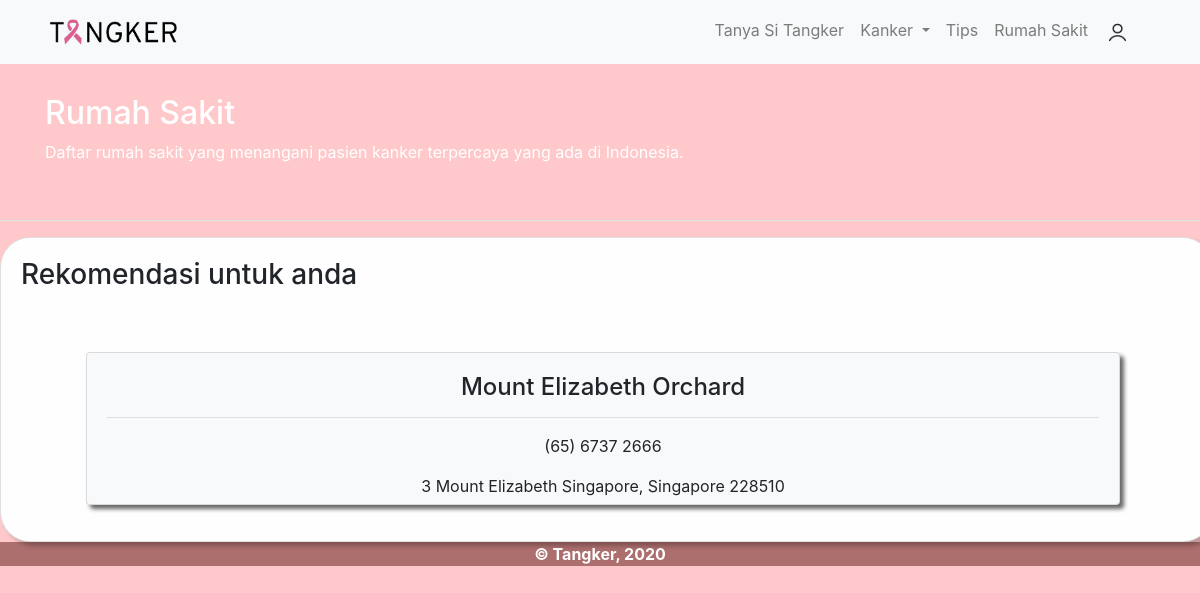
The page /index.php/welcome/rumahsakit on the database as committed earlier.
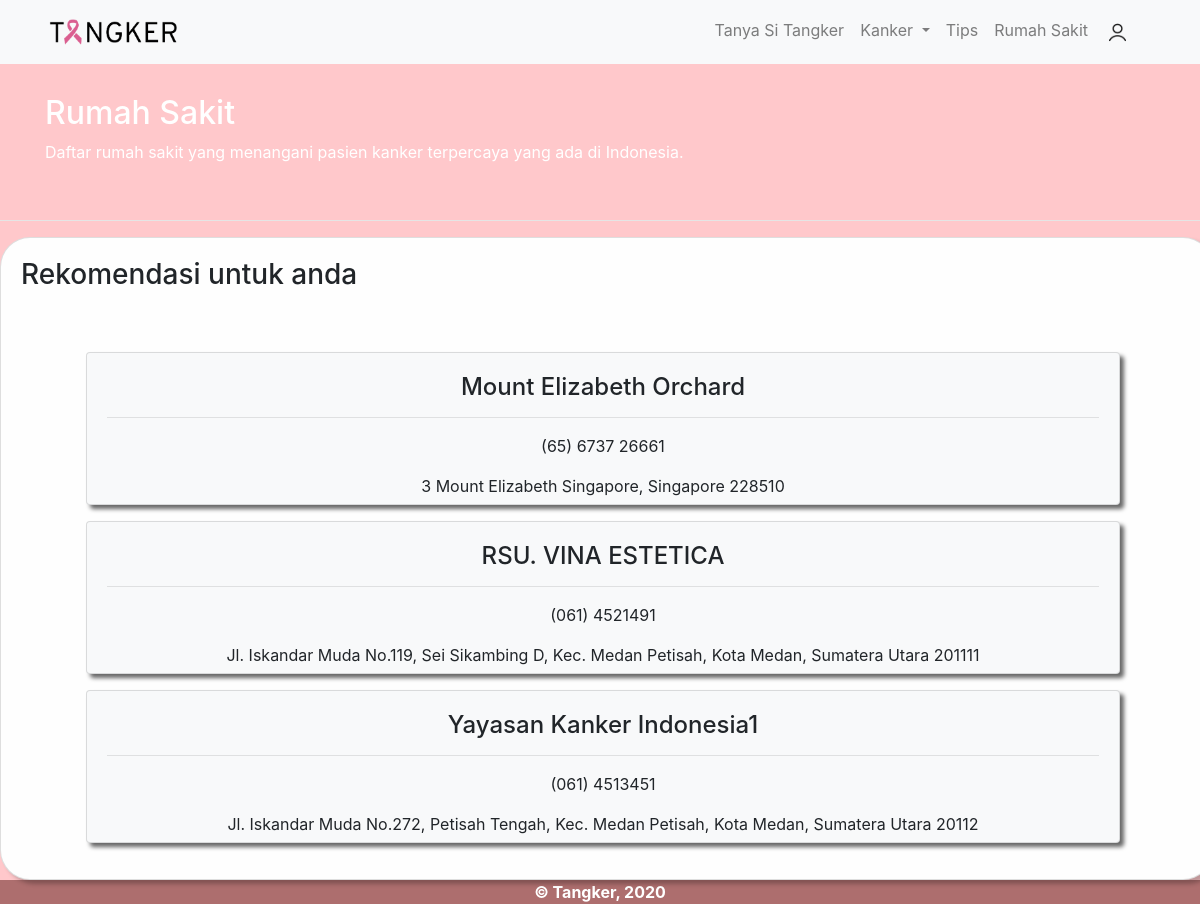
The same page on the database as committed later.
### tables this page shows
CREATE TABLE `rumahsakit` (
  `id` int(11) NOT NULL,
  `nama` varchar(128) NOT NULL,
  `nohp` varchar(128) NOT NULL,
  `alamat` varchar(128) NOT NULL
);

### application/controllers/Welcome.php (called while the page is built, shortened)
<?php
class Welcome extends CI_Controller {
	function __construct() {
		$this->load->model('M_Login');
		$this->load->helper(array('form', 'url'));
		$this->load->library('form_validation');
	}
	public function rumahsakit() {
		$this->load->model('M_RumahSakit');
		$data['result'] = $this->M_RumahSakit->getAllData();
		$this->load->view('users/header');
		$this->load->view('users/listrumahsakit', $data);
	}
}

### index.php (called while the page is built, shortened)
<?php
require_once BASEPATH.'core/CodeIgniter.php';

### application/models/M_RumahSakit.php (called while the page is built, shortened)
<?php
class M_RumahSakit extends CI_Model {
	function getAllData() {
		$query = $this->db->query('SELECT * FROM rumahsakit');
		return $query->result();
	}
}

### application/views/users/listrumahsakit.php (the view, shortened to what this page needs)
<!doctype html>
<html lang="en">
  <head>
  </head>
  <body>
      <div class="container">
        <div class="awalan">
          <h2>Rumah Sakit</h2>
          <p>Daftar rumah sakit yang menangani pasien kanker terpercaya yang ada di Indonesia.</p>
        </div>
      </div><br><hr color="white">
  <center>
      <div class="card main-card text-center">
        <div class="card-body">
            <h3 class="card-title text-left">Rekomendasi untuk anda</h3><br><br>
            <?php foreach($result as $row) {?>
            <div class="row">
                <div class="col">
                    <div class="card card-isi bg-light mb-3">
                            <div class="card-body text-center">
                              <h4 class="card-title"><?php echo $row->nama; ?></h4><hr>
                              <p class="card-text"><?php echo $row->nohp; ?></p>
                              <p><?php echo $row->alamat; ?></p>
                            </div>
                    </div>
                </div>
            </div>
            <?php } ?>
        </div>
      </div>
  </center>
      <footer style="background-color: rgb(173, 110, 110); color: white;" class="main-footer text-center">
        <strong> &copy Tangker, 2020</strong>
      </footer>
  </body>
</html>

### application/views/users/header.php (shortened to what this page needs)
<!doctype html>
<html lang="en">
  <head>
    <link rel="stylesheet" href="https://stackpath.bootstrapcdn.com/bootstrap/4.4.1/css/bootstrap.min.css">
  </head>
  <body>
    <nav class="navbar navbar-expand-lg navbar-light bg-light">
      <div class="container">
      <a class="navbar-brand" href="<?= base_url();?>index.php/welcome/index"><img style="width: 140px;" src="<?php echo $this->config->item('base_url'); ?>assets/logotubes.png" alt=""></a>
      <div class="collapse navbar-collapse w-100 order-4 dual-collapse2" id="navbarNavAltMarkup">
        <div class="navbar-nav ml-auto ">
          <ul class="navbar-nav mr-auto">
            <li class="nav-item">
              <a class="nav-link" href="<?= base_url();?>index.php/welcome/tanyatangker">Tanya Si Tangker</a>
            </li>
            <li class="nav-item dropdown">
              <a class="nav-link dropdown-toggle" href="#" id="navbarDropdown" role="button" data-toggle="dropdown" aria-haspopup="true" aria-expanded="false">
                Kanker
              </a>
            </li>
            <li class="nav-item">
              <a class="nav-link" href="<?= base_url();?>index.php/welcome/tips">Tips</a>
            </li>
            <li class="nav-item">
              <a class="nav-link" href="<?= base_url();?>index.php/welcome/rumahsakit">Rumah Sakit</a>
            </li>
            <li class="nav-item">
              <a class="nav-item nav-link" id="btnlogin" href="#"  data-toggle="modal" data-target="#Loginform" ><img style="width: 27px;" src="<?php echo $this->config->item('base_url'); ?>assets/person.png" alt=""></a>
            </li>
            <li class="nav-item">
              <a class="nav-link" href="<?= base_url();?>index.php/welcome/index"><?php echo $this->session->userdata("email"); ?></a>
            </li>
          </ul>
        </div>
      </div>
      </div>
    </nav>
</body>
</html>

### application/views/users/listrumahsakit.php (style rules this page uses)
body { background-color: #FFC8CB; }
.awalan { margin-top: 30px; color: rgb(255, 255, 255); }
.main-card { width: 1213px; height: auto; background: #FEFEFE; box-shadow: 5px 4px 4px rgba(0, 0, 0, 0.25); border-radius: 30px; }
.card-isi { width: 1034px; height: 153px; left:65px; background: #CFC9C9; box-shadow: 4px 4px 4px rgba(0, 0, 0, 0.6); }

Rows that differ between the two databases and show on the page:
changed rumahsakit "Mount Elizabeth Orchard": nohp "(65) 6737 2666" → "(65) 6737 26661"
added rumahsakit: nama "RSU. VINA ESTETICA", nohp "(061) 4521491", alamat "Jl. Iskandar Muda No.119, Sei Sikambing D, Kec. Medan Petisah, Kota Medan, Sumatera Utara 201111"
added rumahsakit: nama "Yayasan Kanker Indonesia1", nohp "(061) 4513451", alamat "Jl. Iskandar Muda No.272, Petisah Tengah, Kec. Medan Petisah, Kota Medan, Sumatera Utara 20112"
